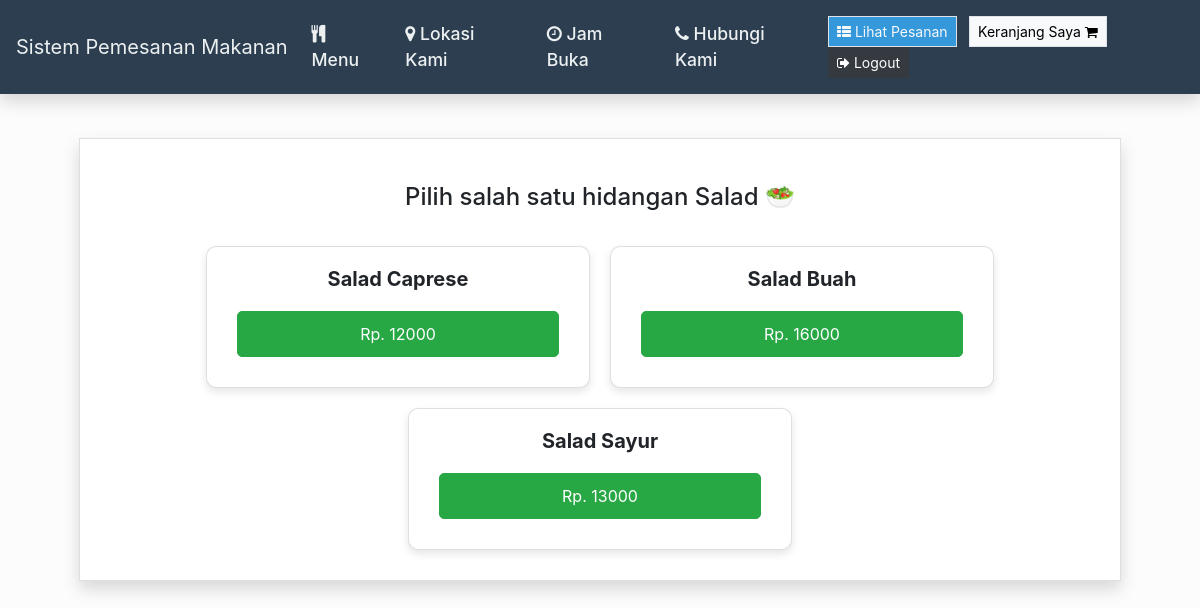
/Salad (signed in), run on the app's committed database.
### orders/models.py (models this page shows, shortened)
class Salad(models.Model):
    dish_name = models.CharField(max_length=200)
    price = models.DecimalField(max_digits=10, decimal_places=0)
    class Meta:
        verbose_name = "List of Salad"
        verbose_name_plural = "List of Salad"

### orders/views.py (the view)
# urls.py: path("Salad", views.salad, name="salad"),
def salad(request):
    if request.user.is_authenticated:
        return render(request, "orders/salad.html", context = {"dishes":Salad.objects.all})
    else:
        return redirect("orders:login")

### orders/templates/orders/salad.html (shortened to what this page needs)
{% extends 'orders/header.html' %} {% block content %}
<div class="container">
    <div class="content my-4 px-4">
        <div class="card rounded-0 shadow">
            <div class="card-body">
                <h4 class="text-center my-4">Pilih salah satu hidangan Salad &#x1f957;</h4>
                <div class="row justify-content-center">
                    {% for dish in dishes %}
                    <div class="card" style="width: 24rem;">
                        <div class="card-body text-center">
                            <h5 class="card-title">{{dish.dish_name}}</h5>
                            <button class="btn btn-success" onclick="add_to_cart({item_description:'{{dish.dish_name}}', price:{{dish.price}}})">Rp. {{dish.price}}</button>
                        </div>
                    </div>
                    {% endfor %}
                </div>
            </div>
        </div>
    </div>
</div>
{% endblock %}

### orders/static/orders/style.css (style rules this page uses)
html, body { height: 100%; width: 100%; }
body { background-image: url(./../img/wp.jpg); background-repeat: no-repeat; background-size: cover; background-position: center center; backdrop-filter: brightness(0.9887); }

### orders/templates/orders/salad.html (style rules this page uses)
.card { border-radius: 10px; box-shadow: 0 4px 8px rgba(0, 0, 0, 0.1); margin: 10px; transition: transform 0.2s; }
.card-title { font-size: 1.25rem; font-weight: bold; margin-bottom: 10px; }
.btn-success { border-radius: 5px; padding: 10px 20px; margin: 10px; width: calc(100% - 20px); }

### data on the page
Salad: dish_name "Salad Caprese", price "12000"
Salad: dish_name "Salad Buah", price "16000"
Salad: dish_name "Salad Sayur", price "13000"
